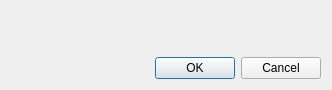
<?xml version="1.0" encoding="UTF-8"?>
<ui version="4.0">
 <class>RemoteMachineSettingsDialog</class>
 <widget class="QDialog" name="RemoteMachineSettingsDialog">
  <property name="geometry">
   <rect>
    <x>0</x>
    <y>0</y>
    <width>332</width>
    <height>90</height>
   </rect>
  </property>
  <property name="sizePolicy">
   <sizepolicy hsizetype="Preferred" vsizetype="Preferred">
    <horstretch>0</horstretch>
    <verstretch>0</verstretch>
   </sizepolicy>
  </property>
  <property name="windowTitle">
   <string>Remote machine configuration</string>
  </property>
  <layout class="QVBoxLayout" name="verticalLayout">
   <item>
    <spacer name="verticalSpacer">
     <property name="orientation">
      <enum>Qt::Vertical</enum>
     </property>
     <property name="sizeHint" stdset="0">
      <size>
       <width>20</width>
       <height>36</height>
      </size>
     </property>
    </spacer>
   </item>
   <item>
    <layout class="QHBoxLayout" name="horizontalLayout">
     <item>
      <spacer name="horizontalSpacer">
       <property name="orientation">
        <enum>Qt::Horizontal</enum>
       </property>
       <property name="sizeHint" stdset="0">
        <size>
         <width>40</width>
         <height>20</height>
        </size>
       </property>
      </spacer>
     </item>
     <item>
      <widget class="QPushButton" name="okPushButton">
       <property name="text">
        <string>OK</string>
       </property>
      </widget>
     </item>
     <item>
      <widget class="QPushButton" name="cancelPushButton">
       <property name="text">
        <string>Cancel</string>
       </property>
      </widget>
     </item>
    </layout>
   </item>
  </layout>
 </widget>
 <resources/>
 <connections/>
</ui>
